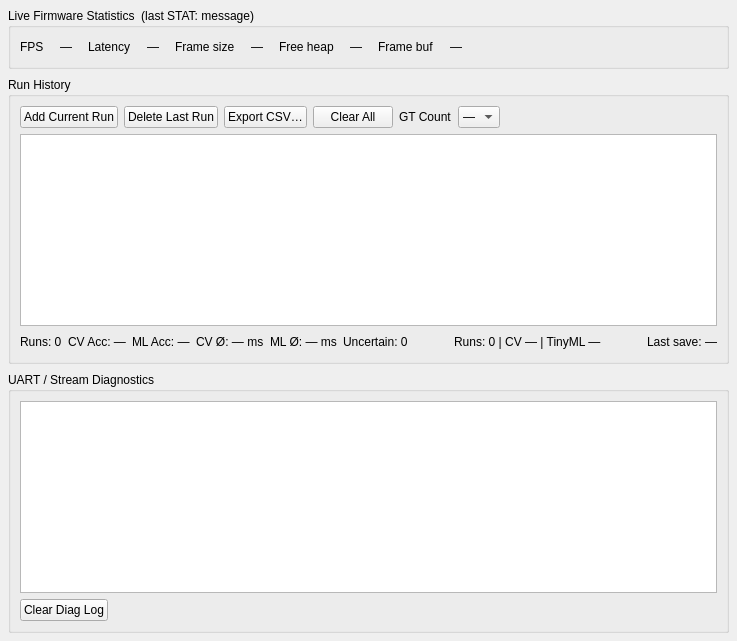
      <widget class="QWidget" name="tabBenchmark">
       <attribute name="title">
        <string>Benchmark</string>
       </attribute>
       <layout class="QVBoxLayout" name="benchRootLayout">
        <property name="spacing">
         <number>8</number>
        </property>
        <property name="leftMargin">
         <number>8</number>
        </property>
        <property name="topMargin">
         <number>8</number>
        </property>
        <property name="rightMargin">
         <number>8</number>
        </property>
        <property name="bottomMargin">
         <number>8</number>
        </property>
        <item>
         <widget class="QGroupBox" name="benchLiveGroupBox">
          <property name="title">
           <string>Live Firmware Statistics  (last STAT: message)</string>
          </property>
          <layout class="QHBoxLayout" name="benchLiveLayout">
           <property name="spacing">
            <number>16</number>
           </property>
           <item>
            <widget class="QLabel" name="benchFpsKeyLabel">
             <property name="text">
              <string>FPS</string>
             </property>
             <property name="role" stdset="0">
              <string>key</string>
             </property>
            </widget>
           </item>
           <item>
            <widget class="QLabel" name="benchFpsLabel">
             <property name="text">
              <string>—</string>
             </property>
             <property name="role" stdset="0">
              <string>value</string>
             </property>
            </widget>
           </item>
           <item>
            <widget class="QLabel" name="benchLatKeyLabel">
             <property name="text">
              <string>Latency</string>
             </property>
             <property name="role" stdset="0">
              <string>key</string>
             </property>
            </widget>
           </item>
           <item>
            <widget class="QLabel" name="benchLatLabel">
             <property name="text">
              <string>—</string>
             </property>
             <property name="role" stdset="0">
              <string>value</string>
             </property>
            </widget>
           </item>
           <item>
            <widget class="QLabel" name="benchSizeKeyLabel">
             <property name="text">
              <string>Frame size</string>
             </property>
             <property name="role" stdset="0">
              <string>key</string>
             </property>
            </widget>
           </item>
           <item>
            <widget class="QLabel" name="benchSizeLabel">
             <property name="text">
              <string>—</string>
             </property>
             <property name="role" stdset="0">
              <string>value</string>
             </property>
            </widget>
           </item>
           <item>
            <widget class="QLabel" name="benchHeapKeyLabel">
             <property name="text">
              <string>Free heap</string>
             </property>
             <property name="role" stdset="0">
              <string>key</string>
             </property>
            </widget>
           </item>
           <item>
            <widget class="QLabel" name="benchHeapLabel">
             <property name="text">
              <string>—</string>
             </property>
             <property name="role" stdset="0">
              <string>value</string>
             </property>
            </widget>
           </item>
           <item>
            <widget class="QLabel" name="benchFbKeyLabel">
             <property name="text">
              <string>Frame buf</string>
             </property>
             <property name="role" stdset="0">
              <string>key</string>
             </property>
            </widget>
           </item>
           <item>
            <widget class="QLabel" name="benchFbLabel">
             <property name="text">
              <string>—</string>
             </property>
             <property name="role" stdset="0">
              <string>value</string>
             </property>
            </widget>
           </item>
           <item>
            <spacer>
             <property name="orientation">
              <enum>Qt::Orientation::Horizontal</enum>
             </property>
             <property name="sizeHint" stdset="0">
              <size>
               <width>40</width>
               <height>20</height>
              </size>
             </property>
            </spacer>
           </item>
          </layout>
         </widget>
        </item>
        <item>
         <widget class="QGroupBox" name="benchGroupBox">
          <property name="title">
           <string>Run History</string>
          </property>
          <layout class="QVBoxLayout" name="benchGroupLayout">
           <property name="spacing">
            <number>6</number>
           </property>
           <item>
            <layout class="QHBoxLayout" name="benchActionLayout">
             <item>
              <widget class="QPushButton" name="btnAddRun">
               <property name="text">
                <string>Add Current Run</string>
               </property>
              </widget>
             </item>
             <item>
              <widget class="QPushButton" name="btnDeleteLastRun">
               <property name="toolTip">
                <string>Remove the most recently added row</string>
               </property>
               <property name="text">
                <string>Delete Last Run</string>
               </property>
              </widget>
             </item>
             <item>
              <widget class="QPushButton" name="btnExportCSV">
               <property name="text">
                <string>Export CSV…</string>
               </property>
              </widget>
             </item>
             <item>
              <widget class="QPushButton" name="btnClearBench">
               <property name="text">
                <string>Clear All</string>
               </property>
              </widget>
             </item>
             <item>
              <widget class="QLabel" name="gtLabel">
               <property name="text">
                <string>GT Count</string>
               </property>
               <property name="role" stdset="0">
                <string>key</string>
               </property>
              </widget>
             </item>
             <item>
              <widget class="QComboBox" name="gtComboBox">
               <item>
                <property name="text">
                 <string>—</string>
                </property>
               </item>
               <item>
                <property name="text">
                 <string>0</string>
                </property>
               </item>
               <item>
                <property name="text">
                 <string>1</string>
                </property>
               </item>
               <item>
                <property name="text">
                 <string>2</string>
                </property>
               </item>
               <item>
                <property name="text">
                 <string>3</string>
                </property>
               </item>
               <item>
                <property name="text">
                 <string>4</string>
                </property>
               </item>
              </widget>
             </item>
             <item>
              <spacer>
               <property name="orientation">
                <enum>Qt::Orientation::Horizontal</enum>
               </property>
               <property name="sizeHint" stdset="0">
                <size>
                 <width>40</width>
                 <height>20</height>
                </size>
               </property>
              </spacer>
             </item>
            </layout>
           </item>
           <item>
            <widget class="QTableWidget" name="benchTable"/>
           </item>
           <item>
            <layout class="QHBoxLayout" name="evalLabelsLayout">
             <item>
              <widget class="QLabel" name="evalRunsLabel">
               <property name="text">
                <string>Runs: 0</string>
               </property>
               <property name="role" stdset="0">
                <string>hint</string>
               </property>
              </widget>
             </item>
             <item>
              <widget class="QLabel" name="evalCVAccLabel">
               <property name="text">
                <string>CV Acc: —</string>
               </property>
               <property name="role" stdset="0">
                <string>hint</string>
               </property>
              </widget>
             </item>
             <item>
              <widget class="QLabel" name="evalMLAccLabel">
               <property name="text">
                <string>ML Acc: —</string>
               </property>
               <property name="role" stdset="0">
                <string>hint</string>
               </property>
              </widget>
             </item>
             <item>
              <widget class="QLabel" name="evalCVLatLabel">
               <property name="text">
                <string>CV Ø: — ms</string>
               </property>
               <property name="role" stdset="0">
                <string>hint</string>
               </property>
              </widget>
             </item>
             <item>
              <widget class="QLabel" name="evalMLLatLabel">
               <property name="text">
                <string>ML Ø: — ms</string>
               </property>
               <property name="role" stdset="0">
                <string>hint</string>
               </property>
              </widget>
             </item>
             <item>
              <widget class="QLabel" name="evalUncLabel">
               <property name="text">
                <string>Uncertain: 0</string>
               </property>
               <property name="role" stdset="0">
                <string>hint</string>
               </property>
              </widget>
             </item>
             <item>
              <spacer>
               <property name="orientation">
                <enum>Qt::Orientation::Horizontal</enum>
               </property>
               <property name="sizeHint" stdset="0">
                <size>
                 <width>40</width>
                 <height>20</height>
                </size>
               </property>
              </spacer>
             </item>
             <item>
              <widget class="QLabel" name="benchSummaryLabel">
               <property name="text">
                <string>Runs: 0 | CV — | TinyML —</string>
               </property>
               <property name="role" stdset="0">
                <string>value</string>
               </property>
              </widget>
             </item>
             <item>
              <spacer>
               <property name="orientation">
                <enum>Qt::Orientation::Horizontal</enum>
               </property>
               <property name="sizeHint" stdset="0">
                <size>
                 <width>40</width>
                 <height>20</height>
                </size>
               </property>
              </spacer>
             </item>
             <item>
              <widget class="QLabel" name="evalLastSaveLabel">
               <property name="text">
                <string>Last save: —</string>
               </property>
               <property name="role" stdset="0">
                <string>hint</string>
               </property>
              </widget>
             </item>
            </layout>
           </item>
          </layout>
         </widget>
        </item>
        <item>
         <widget class="QGroupBox" name="benchDiagGroupBox">
          <property name="title">
           <string>UART / Stream Diagnostics</string>
          </property>
          <layout class="QVBoxLayout" name="benchDiagLayout">
           <item>
            <widget class="QPlainTextEdit" name="benchDiagEdit">
             <property name="toolTip">
              <string>Filtered STAT: and WARN: messages for performance diagnostics</string>
             </property>
             <property name="readOnly">
              <bool>true</bool>
             </property>
            </widget>
           </item>
           <item>
            <layout class="QHBoxLayout">
             <item>
              <widget class="QPushButton" name="btnClearDiag">
               <property name="text">
                <string>Clear Diag Log</string>
               </property>
              </widget>
             </item>
             <item>
              <spacer>
               <property name="orientation">
                <enum>Qt::Orientation::Horizontal</enum>
               </property>
               <property name="sizeHint" stdset="0">
                <size>
                 <width>40</width>
                 <height>20</height>
                </size>
               </property>
              </spacer>
             </item>
            </layout>
           </item>
          </layout>
         </widget>
        </item>
       </layout>
      </widget>
